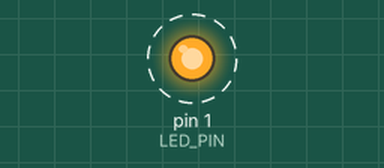
The sketch below on a simulated Arduino Uno, built with avr-gcc and run on an emulated ATmega328P. On the bench: output pins drawn as LEDs (lit = HIGH). Dashed ring = blinking.

Above: at 0.12 s.
Timing chart, 0 to 3.0 s (numbered marks = the images above):
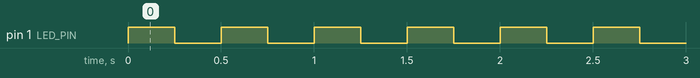

Measured:
- by itself, pin 1 (LED_PIN): alternates HIGH for 0.25 s and LOW for 0.25 s

The sketch:

blink_led.ino
```cpp
#define LED_PIN 1
#define LED_DELAY 250

void setup() {
    pinMode(LED_PIN, OUTPUT);
}

void loop() {
    digitalWrite(LED_PIN, HIGH);
    delay(LED_DELAY);
    digitalWrite(LED_PIN, LOW);
    delay(LED_DELAY);
}
```
